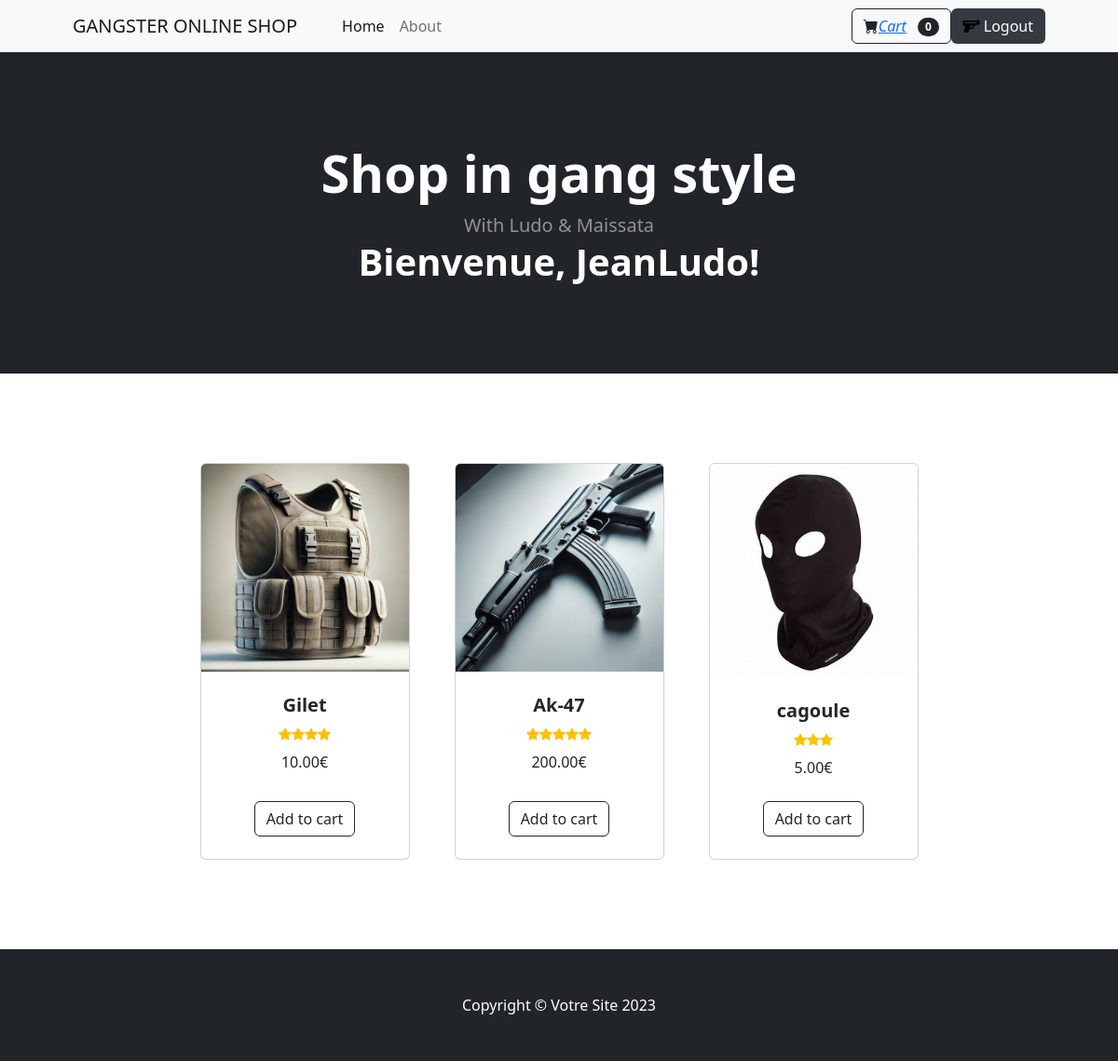
Screenshot of /index.php (signed in) with the database file from the repository.
### tables this page shows
CREATE TABLE `produits` (
  `id` int(11) NOT NULL,
  `nom` varchar(255) NOT NULL,
  `image` varchar(255) NOT NULL,
  `prix` decimal(10,2) NOT NULL,
  `note` int(11) NOT NULL CHECK (`note` between 1 and 5)
);

### Classes/Panier.php (called while the page is built, shortened)
<?php
class Panier
{
    public function obtenirNombreTotal()
    {
        $total = 0;
        return $total;
    }
}

### Classes/Produits.php (called while the page is built, shortened)
<?php
class Produits
{
    private $conn;
    private $table_name = "produits";
    public function __construct($db)
    {
        $this->conn = $db;
    }
    public function getAllProducts()
    {
        $query = "SELECT * FROM " . $this->table_name;
        $stmt = $this->conn->prepare($query);
        $stmt->execute();
        return $stmt->fetchAll(PDO::FETCH_ASSOC);
    }
}

### index.php (the view, shortened to what this page needs)
<?php
require_once 'Classes/Produits.php';
require_once 'Classes/Panier.php';
$database = new Database();
$conn = $database->getConnection();
$produit = new Produits($conn);
$panier = new Panier();
$products = $produit->getAllProducts();
$image_directory = 'assets/images/';
$username = isset($_SESSION['username']) ? $_SESSION['username'] : 'Invité';
$totalArticles = $panier->obtenirNombreTotal();
?>
<!DOCTYPE html>
<html lang="fr">
<head>
    <link href="https://cdn.jsdelivr.net/npm/bootstrap-icons@1.5.0/font/bootstrap-icons.css" rel="stylesheet" />
    <link href="css/styles.css" rel="stylesheet" />
    <link href="https://cdnjs.cloudflare.com/ajax/libs/font-awesome/6.0.0-beta3/css/all.min.css" rel="stylesheet">
</head>
<body>
    <nav class="navbar navbar-expand-lg navbar-light bg-light">
        <div class="container px-4 px-lg-5">
            <a class="navbar-brand" href="#!">GANGSTER ONLINE SHOP</a>
            <div class="collapse navbar-collapse" id="navbarSupportedContent">
                <ul class="navbar-nav me-auto mb-2 mb-lg-0 ms-lg-4">
                    <li class="nav-item"><a class="nav-link active" aria-current="page" href="#!">Home</a></li>
                    <li class="nav-item"><a class="nav-link" href="./documentation/rapport.html">About</a></li>
                </ul>
                <form class="d-flex">
                    <button class="btn btn-outline-dark" type="button">
                        <i class="bi-cart-fill me-1"><a href="./pages/cart/panier.php">Cart</a></i>
                        <span class="badge bg-dark text-white ms-1 rounded-pill"><?php echo $totalArticles; ?></span>
                    </button>
                </form>
                <?php if ($username == 'Invité') : ?>
                    <a href="../login-form-14/login-form-14/index.html">
                        <button class="btn btn-custom">
                            <i class="bi bi-people"></i> Login
                        </button>
                    </a>
                <?php else : ?>
                    <a href="./functions/connection/process_logout.php">
                        <button class="btn btn-custom">
                            <i class="fa-solid fa-gun" style="color: #000000;"></i> Logout
                        </button>
                    </a>
                <?php endif; ?>
            </div>
        </div>
    </nav>
    <header class="bg-dark py-5">
        <div class="container px-4 px-lg-5 my-5">
            <div class="text-center text-white">
                <h1 class="display-4 fw-bolder">Shop in gang style</h1>
                <p class="lead fw-normal text-white-50 mb-0">With Ludo & Maissata</p>
                <h2 class="display-6 fw-bolder">Bienvenue, <?php echo htmlspecialchars($username); ?>!</h2>
            </div>
        </div>
    </header>
    <section class="py-5">
        <div class="container px-4 px-lg-5 mt-5">
            <div class="row gx-4 gx-lg-5 row-cols-2 row-cols-md-3 row-cols-xl-4 justify-content-center">
                <?php foreach ($products as $product) : ?>
                    <div class="col mb-5">
                        <div class="card h-100">
                            <?php
                            $supported_extensions = ['webp', 'png', 'jpg', 'jpeg'];
                            $image_src = 'assets/images/default.webp';
                            foreach ($supported_extensions as $extension) {
                                $image_path = $image_directory . strtolower($product['nom']) . '.' . $extension;
                                if (file_exists($image_path)) {
                                    $image_src = $image_path;
                                    break;
                                }
                            }
                            ?>
                            <img class="card-img-top" src="<?php echo htmlspecialchars($image_src); ?>" alt="<?php echo htmlspecialchars($product['nom']); ?>" />
                            <div class="card-body p-4">
                                <div class="text-center">
                                    <h5 class="fw-bolder"><?php echo htmlspecialchars($product['nom']); ?></h5>
                                    <div class="d-flex justify-content-center small text-warning mb-2">
                                        <?php for ($i = 0; $i < $product['note']; $i++) : ?>
                                            <div class="bi-star-fill"></div>
                                        <?php endfor; ?>
                                    </div>
                                    <?php echo htmlspecialchars($product['prix']); ?>€
                                </div>
                            </div>
                            <div class="card-footer p-4 pt-0 border-top-0 bg-transparent">
                                <div class="text-center">
                                    <form method="POST" action="">
                                        <button class="btn btn-outline-dark mt-auto add-to-cart" type="submit">Add to cart</button>
                                    </form>
                                </div>
                            </div>
                        </div>
                    </div>
                <?php endforeach; ?>
            </div>
        </div>
    </section>
    <footer class="py-5 bg-dark">
        <div class="container">
            <p class="m-0 text-center text-white">Copyright &copy; Votre Site 2023</p>
        </div>
    </footer>
</body>
</html>

### index.php (style rules this page uses)
.btn-custom { background-color: #343a40; color: #ffffff; }

### rows the page displays
produits: shows a picture, nom "Gilet", note 4 (drawn), prix "10.00"
produits: shows a picture, nom "Ak-47", note 5 (drawn), prix "200.00"
produits: nom (picture), nom "cagoule", note 3 (drawn), prix "5.00"

### other values shown
$totalArticles "0"
$username "JeanLudo"
